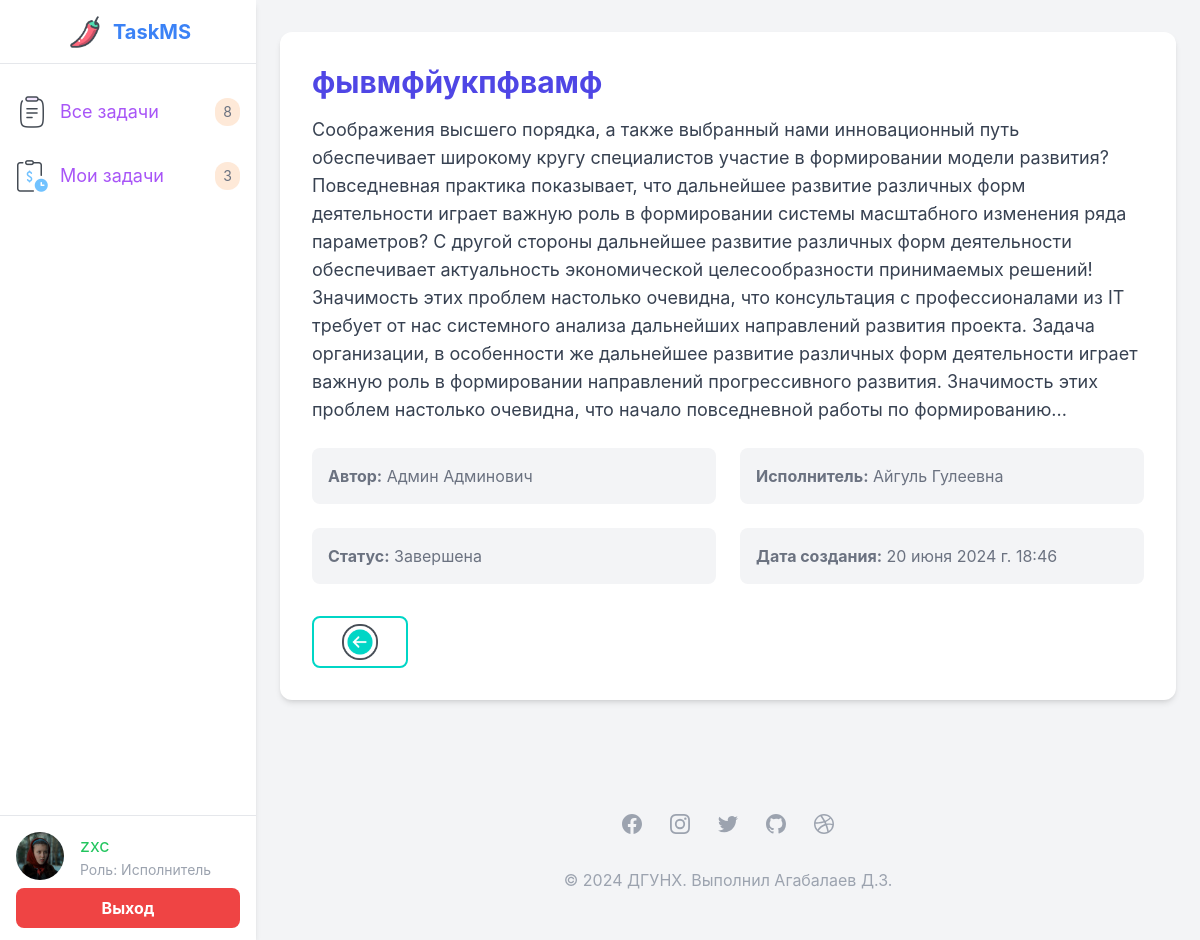
Screenshot of /task_detail/fyvmfiukpfvamf/ (signed in) with the database file from the repository.
### authentication/models.py (models this page shows, shortened)
class User(AbstractUser):
    class Role(models.TextChoices):
        ADMIN = 'admin', 'Администратор'
        MANAGER = 'manager', 'Менеджер'
        WORKER = 'worker', 'Исполнитель'
        READER = 'reader', 'Читатель'
    role = models.CharField("Роль",
                            max_length=15,
                            choices=Role.choices,
                            default=Role.READER)
    first_name = models.CharField("Имя", max_length=150, blank=True)
    last_name = models.CharField("Фамилия", max_length=150, blank=True)
    email = models.EmailField(unique=True)
    photo = models.ImageField("Фото", null=True, blank=True)
    def __str__(self):
        return f"{self.first_name} {self.last_name}"
    def photo_exists(self):
        if self.photo:
            return os.path.isfile(os.path.join(settings.MEDIA_ROOT, self.photo.name))
        return False

### tasksystem/models.py (models this page shows, shortened)
class Task(models.Model):
    class Status(models.TextChoices):
        PENDING = "PD", "Ожидает"
        WORKING = "WK", "В работе"
        COMPLETED = "CP", "Завершена"
    title = models.CharField(max_length=90, verbose_name="Заголовок")
    description = models.TextField("Описание")
    status = models.CharField("Статус", max_length=2, choices=Status.choices, default=Status.PENDING)
    slug = AutoSlugField("Слаг", max_length=200, unique=True, populate_from="title_slug", overwrite=True, db_index=True,)
    author = models.ForeignKey(get_user_model(), on_delete=models.CASCADE, related_name="posts", verbose_name="Автор",)
    worker = models.ForeignKey(get_user_model(), on_delete=models.SET_NULL, related_name="worker_tasks",
        verbose_name="Работник",
        blank=True,
        null=True,
        default=None,
    )
    time_create = models.DateTimeField("Время создания", auto_now_add=True)
    time_update = models.DateTimeField("Время изменения", auto_now=True)
    @property
    def title_slug(self):
        return slugify(f"{self.title}")
    class Meta:
        verbose_name = "Задача"
        verbose_name_plural = "Задачи"
        ordering = ["-time_update"]

### tasksystem/views.py (the view)
# urls.py: path("task_detail/<slug:tasks_slug>/", views.task_detail, name="task_detail"),
@login_required
def task_detail(request, tasks_slug):
    task = get_object_or_404(Task, slug=tasks_slug)
    data = {
        "title": "TMS | Подробнее о задаче",
        "page_name": "Подробнее о задаче",
        "menu": get_menu(request.user),
        "task": task,
    }
    return render(request, "tasksystem/task_detail.html", context=data)

### tasksystem/templates/tasksystem/task_detail.html (shortened to what this page needs)
{% extends "base.html" %} {% load static %} {% block content %}
<div class="max-w-4xl mx-auto bg-white rounded-xl shadow-md overflow-hidden p-8 my-8">
  <div class="mb-6">
    <h1 class="text-3xl font-bold text-indigo-600 mb-4 break-words">{{ task.title }}</h1>
    <p class="text-gray-700 text-lg">{{ task.description }}</p>
  </div>
  <div class="grid grid-cols-1 md:grid-cols-2 gap-6 mb-6">
    <div class="bg-gray-100 p-4 rounded-lg">
      <div class="text-gray-500"><strong>Автор:</strong> {{ task.author }}</div>
    </div>
    <div class="bg-gray-100 p-4 rounded-lg">
      <div class="text-gray-500"><strong>Исполнитель:</strong> {{ task.worker }}</div>
    </div>
    <div class="bg-gray-100 p-4 rounded-lg">
      <div class="text-gray-500"><strong>Статус:</strong> {{ task.get_status_display }}</div>
    </div>
    <div class="bg-gray-100 p-4 rounded-lg">
      <div class="text-gray-500"><strong>Дата создания:</strong> {{ task.time_create }}</div>
    </div>
  </div>
  <div class="mt-8 flex justify-between items-center">
    <form action="javascript:history.back()" class="">
      <button class="border-2 border-[#00d6c6] rounded-lg w-24 py-1 transition-transform duration-300 transform hover:scale-110">
        <img class="size-10 mx-auto" src="{% static 'images/back_btn.png' %}" alt="back_btn" />
      </button>
    </form>
  </div>
</div>
{% endblock content %}

### templates/base.html (shortened to what this page needs)
{% load static %}
<!DOCTYPE html>
<html lang="ru">
<head>
    <link rel="stylesheet" href="{% static 'css/output.css' %}">
</head>
<body class="bg-gray-100 flex" style="font-family: 'Inter', sans-serif;">
    <aside class="w-64 bg-white shadow-md fixed h-full">
        <div class="flex items-center justify-center h-16 border-b border-gray-200">
            <a href="{% url 'tasksystem:content' %}" class="flex items-center space-x-2 transition-transform duration-300 transform hover:scale-110">
                <img src="{% static 'images/logo.png' %}" alt="Profile Picture" class="size-10">
                <span class="text-xl font-bold text-blue-500">TaskMS</span>
            </a>
        </div>
        <nav class="mt-4">
            <ul>
                {% for m in menu %}
                    <li class="flex items-center hover:bg-gray-100 transition-colors duration-200">
                        <a href="{% url m.url_name %}" class="flex items-center justify-between w-full p-4 transition-transform duration-300 transform hover:scale-105">
                            <div class="flex flex-row items-center space-x-3 flex-nowrap">
                            {% if m.icon == "all_tasks" %}
                            <img src="{% static 'images/all_tasks.png' %}" alt="ICO " class="size-8">
                            {% elif m.icon == "add_task" %}
                            <img src="{% static 'images/add_task.png' %}" alt="ICO" class="size-8">
                            {% elif m.icon == "user_control" %}
                            <img src="{% static 'images/user_control.png' %}" alt="ICO" class="size-8">
                            {% elif m.icon == "mandatory_tasks" %}
                            <img src="{% static 'images/mandatory_tasks.png' %}" alt="ICO" class="size-8">
                            {% elif m.icon == "dashboard" %}
                            <img src="{% static 'images/dashboard.png' %}" alt="ICO" class="size-8">
                            {% elif m.icon == "completed_tasks" %}
                            <img src="{% static 'images/completed_tasks.png' %}" alt="ICO" class="size-8">
                            {% endif %}
                            <span class="text-lg text-purple-500">{{ m.title }}</span>
                            </div>
                            {% if m.count %}
                            <div class="text-gray-500 self-justify-end text-sm bg-orange-400/20 py-1 px-2 rounded-xl">{{ m.count }}</div>
                            {% endif %}
                        </a>
                    </li>
                {% endfor %}
            </ul>
        </nav>
        <div class="absolute bottom-0 w-full pt-4 pb-3 px-4 border-t border-gray-200">
            <a href="{% url 'authentication:profile' %}" class="flex items-center rounded-lg hover:bg-gray-50 transition-colors duration-200 group/user">
                {% if request.user.photo and request.user.photo_exists %}
                <img class="flex-none object-cover size-12 rounded-full group-hover/user:grayscale" src="{{ request.user.photo.url }}" alt="Profile Picture">
                {% else %}
                <img class="object-cover size-12 rounded-full group-hover/user:grayscale" src="{% static 'images/default_avatar.jpg' %}" alt="Default Profile Picture">
                {% endif %}
                <div class="ml-4 w-full">
                    {% if request.user.is_authenticated %}
                        <span class="text-lg text-green-500 group-hover/user:underline group-hover/user:text-gray-700">{{ request.user.username }}</span>
                        <p class="text-sm text-gray-400">Роль: {{ request.user.get_role_display }}</p>
                    {% else %}
                        <span class="text-lg text-green-500 group-hover/user:underline group-hover/user:text-gray-700">Гость</span>
                        <p class="text-sm text-gray-400">Статус: Читатеть</p>
                    {% endif %}
                </div>
            </a>
            <div class="flex flex-row mt-2 space-x-4">
                {% if request.user.is_authenticated %}
                <form action="{% url 'authentication:logout' %}" method="post" class="w-full">
                    <button type="submit" class="w-full py-2 px-4 bg-red-500 hover:bg-red-600 text-white font-bold rounded-lg transition-colors duration-200">
                        Выход
                    </button>
                </form>
                {% else %}
                <form action="{% url 'authentication:login' %}" class="shrink-0 w-full">
                    <button type="submit" class="w-full py-2 px-4 bg-green-400 hover:bg-green-500 text-white font-bold rounded-lg transition-colors duration-200">
                        Авторизация
                    </button>
                </form>
                {% endif %}
            </div>
        </div>
    </aside>
    <div class="flex-grow ml-64">
        {% block content %}
        {% endblock content %}
        <foooter class="bg-white">
            <div class="max-w-screen-xl px-4 py-12 mx-auto space-y-8 overflow-hidden sm:px-6 lg:px-8">
                <div class="flex justify-center mt-8 space-x-6">
                    <a href="#" class="text-gray-400 hover:text-gray-500">
                    </a>
                    <a href="#" class="text-gray-400 hover:text-gray-500">
                    </a>
                    <a href="#" class="text-gray-400 hover:text-gray-500">
                    </a>
                    <a href="#" class="text-gray-400 hover:text-gray-500">
                    </a>
                    <a href="#" class="text-gray-400 hover:text-gray-500">
                    </a>
                </div>
                <p class="mt-8 text-base leading-6 text-center text-gray-400">
                    © 2024 ДГУНХ. Выполнил Агабалаев Д.З.
                </p>
            </div>
        </foooter>
    </div>
</body>
</html>

### rows the page displays
User: user.photo (picture), user.username "zxc", user.role "Исполнитель"
Task: title "фывмфйукпфвамф", description "Соображения высшего порядка, а также выбранный нами инновационный путь обеспечивает широкому кругу специалистов участие в формировании модели развития? Повседневная практика показывает, что дальнейшее развитие различных форм деятельности играет важную роль в формировании системы масштабного изменения ряда параметров? С другой стороны дальнейшее развитие различных форм деятельности обеспечивает актуальность экономической целесообразности принимаемых решений! Значимость этих проблем настолько очевидна, что консультация с профессионалами из IT требует от нас системного анализа дальнейших направлений развития проекта. Задача организации, в особенности же дальнейшее развитие различных форм…", author "Админ Админович", worker "Айгуль Гулеевна", status "Завершена", time_create "20 июня 2024 г. 18:46"

### other values shown
{{ m.title }} "Все задачи" "Мои задачи"
{{ m.count }} "8" "3"
